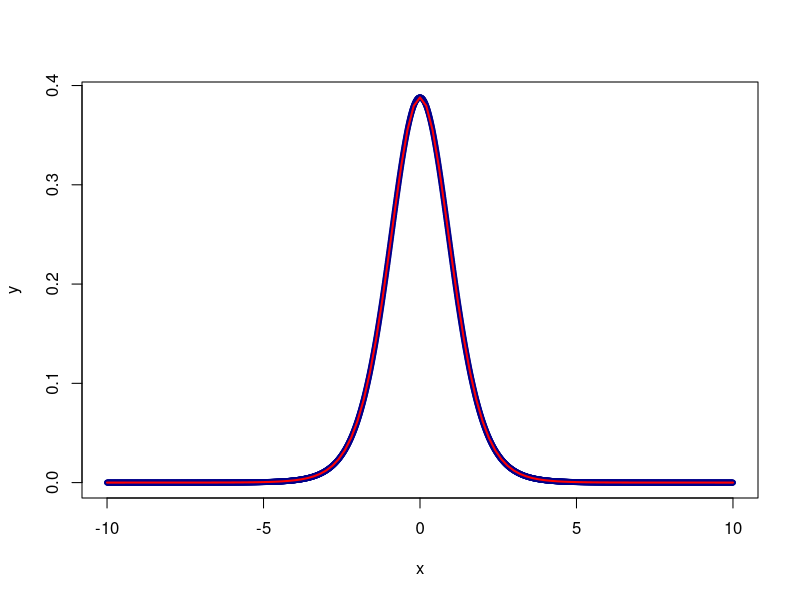
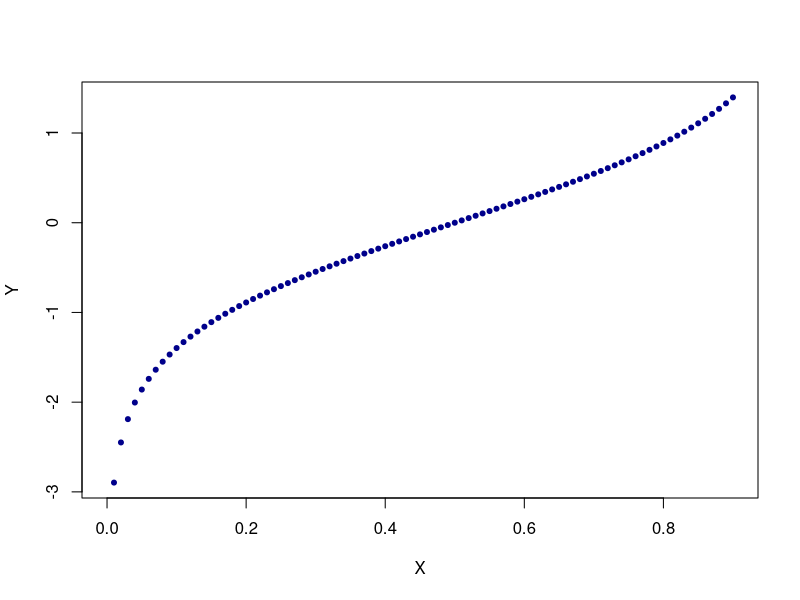

Generate these figures, in order, with R:
## ---- chunk 1
x1 = c(40, 26, 39, 14, 42, 18, 25, 43, 46, 27, 19, 47, 19, 
       26, 35, 34, 15, 44, 40, 38, 31, 46, 52, 25, 35, 35, 
       33, 29, 34, 41)

#(i) and (ii)
# H_0: mu = 32
# H_1: mu != 32
t.test(x1, mu=32)

#(iii)
# H_0: mu = 32
# H_1: mu > 32
t.test(x1, mu=32, alternative = "greater")
## ---- chunk 2
X1 = c(74.1, 77.7, 74.0, 74.4, 78.8, 79.3, 72.2, 75.2, 78.2, 77.1, 78.4, 76.3, 75.8, 76.8, 82.8)
Y1 = c(70.8, 74.9, 74.2, 70.4, 69.2, 77.4, 78.1, 72.8, 74.3, 74.7, 72.2, 76.8, 72.4)
# (i) and (ii)
## H_0: mu1 = mu2
## H_1: mu1 != mu2

# For equal and unknown population variances
t.test(X1,Y1, var.equal = T)

# For unequal and unknown population variances
t.test(X1,Y1)
## ---- chunk 3
before = c(109, 112, 98, 114, 102, 97, 88, 101, 89, 91)
after = c(115, 120, 99, 117, 105, 98, 91, 99, 93, 89)
# H_0: There is no significant gain in weight as a result of the change of diet.
# H_1: There is a significant gain in weight as a result of the change of diet.

t.test(before, after, paired = T)
## ---- chunk 4
cor.test(before, after)
## ---- chunk 5
##(i) Probably density function of t-distribution:

# (a) f(0), with df=8 
dt(0,8)

# (b) f(5), with df=15
dt(5,15)

# (c) To Generate a sequence x<- seq(-10,10,by=.01) and also y<- dt(x) with df=9, for t-distribution 
x = seq(-10, 10, by=0.01)
y = dt(x,9)

# plot (x,y). Draw the curve on (x,y) plot.
plot(x,y,pch=20,col="blue4") # plot(x,y)
curve(dt(x,9),-10,10, lwd=2, col="red", add = TRUE)  #curve




# (ii) Cumulative distribution function of t-distribution:

# (a) F(3), with df=14 
pt(3,14)

# (b) F(0) with df=6
pt(0,6)



# (iii) Inverse cumulative distribution function of t-distribution:

# (a) F^-1 (0), with df=3 
qt(0,3)

# ( b) F^-1 (0.6) with df=5
qt(0.6,5)

# (c) Generate a sequence x<- seq(0,.9 by=.01) and also y<- qt(x) with df=8, then plot (x,y).
X = seq(0, 0.9, 0.01)
Y = qt(X,8)
plot(X,Y, pch=20 ,col="blue4")



# (iv) To Generate a random sample of 50 observations from a t- distribution with df=12.
rt(50,12)
  
